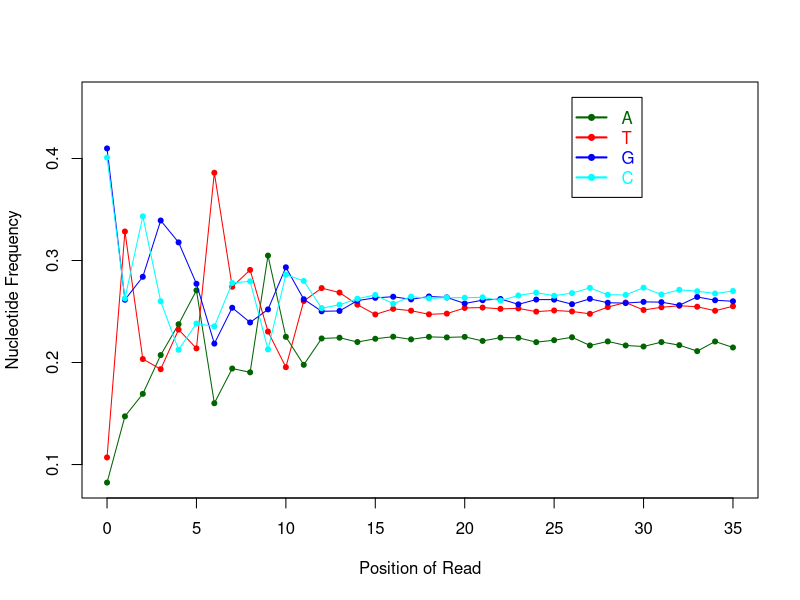

Write the R code that produced this figure.
position=c(0,1,2,3,4,5,6,7,8,9,10,11,12,13,14,15,16,17,18,19,20,21,22,23,24,25,26,27,28,29,30,31,32,33,34,35)
A_count=c(5737,10266,11802,14452,16560,18876,11161,13532,13273,21253,15699,13787,15588,15638,15344,15566,15709,15526,15698,15661,15697,15419,15645,15633,15334,15468,15670,15108,15385,15110,15037,15341,15122,14721,15375,14970)
C_count=c(27950,18324,23934,18132,14814,16609,16409,19380,19494,14838,19946,19518,17660,17890,18305,18561,17959,18449,18325,18380,18372,18400,18178,18526,18719,18508,18687,19044,18573,18562,19060,18591,18902,18817,18652,18831)
G_count=c(28577,18232,19803,23649,22154,19325,15237,17687,16682,17573,20451,18269,17444,17469,18176,18364,18441,18260,18459,18395,17979,18203,18287,17920,18246,18241,17931,18296,18028,18006,18088,18070,17846,18426,18194,18130)
T_count=c(7457,22899,14182,13488,16193,14911,26914,19122,20272,16057,13625,18147,19029,18724,17896,17230,17612,17486,17239,17285,17673,17699,17611,17641,17422,17500,17433,17273,17732,18043,17533,17719,17814,17757,17476,17790)
N_count=c(0,0,0,0,0,0,0,0,0,0,0,0,0,0,0,0,0,0,0,0,0,0,0,1,0,4,0,0,3,0,3,0,37,0,24,0)
X_count=c(0,0,0,0,0,0,0,0,0,0,0,0,0,0,0,0,0,0,0,0,0,0,0,0,0,0,0,0,0,0,0,0,0,0,0,0)
total= A_count + C_count + G_count + T_count
ym=max(A_count/total,C_count/total,G_count/total,T_count/total) + 0.05
yn=min(A_count/total,C_count/total,G_count/total,T_count/total)
pdf("/Users/olgabotvinnik/workspace/rna-seq-diff-exprn/test-results/rseqc/LNCaP_3/rseqc.NVC_plot.pdf")
plot(position,A_count/total,type="o",pch=20,ylim=c(yn,ym),col="dark green",xlab="Position of Read",ylab="Nucleotide Frequency")
lines(position,T_count/total,type="o",pch=20,col="red")
lines(position,G_count/total,type="o",pch=20,col="blue")
lines(position,C_count/total,type="o",pch=20,col="cyan")
legend(26,ym,legend=c("A","T","G","C"),col=c("dark green","red","blue","cyan"),lwd=2,pch=20,text.col=c("dark green","red","blue","cyan"))
dev.off()
